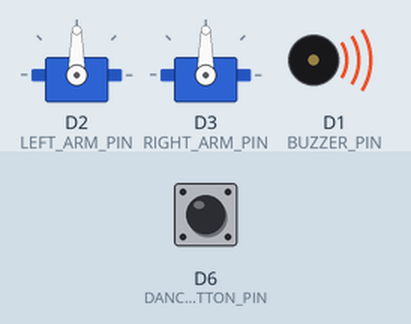
This sketch was run on a simulated ESP8266 (NodeMCU). Shown: 2 × servo, buzzer (waves = sounding). Inputs (shaded band) come from the test bench; at power-on: D6 (DANCE_BUTTON_PIN) LOW. Random numbers use the default seed unless the sketch sets one.

Above: at 1.2 s.
1.3 s: D6 (DANCE_BUTTON_PIN) pulled HIGH for 0.15 s
At 1.45 s:
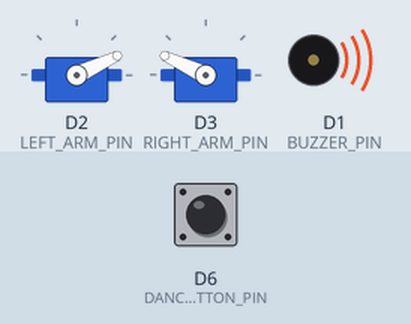
4.3 s: D6 (DANCE_BUTTON_PIN) pulled HIGH for 1 s
At 4.6 s:
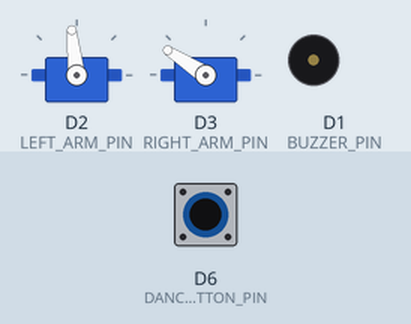
8.3 s: D6 (DANCE_BUTTON_PIN) pulled HIGH for 0.15 s
At 8.45 s:
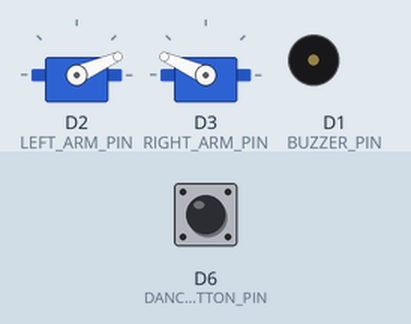
11.4 s: D6 (DANCE_BUTTON_PIN) pulsed HIGH 5 times (0.12 s each, 0.3 s apart)
At 13.1 s:
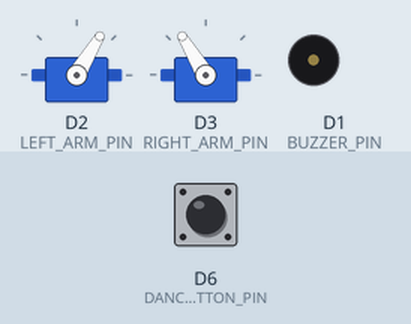
15.9 s: D6 (DANCE_BUTTON_PIN) pulled HIGH for 3.2 s
22.1 s: D6 (DANCE_BUTTON_PIN) pulled HIGH for 0.15 s
Timing chart, 0 to 29.2 s (numbered marks = the images above; inputs shaded):
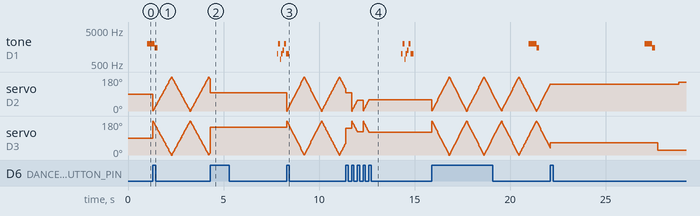

The sketch:

simple_robot.ino
```cpp
#include <Servo.h>
#include <Thread.h>

#include "sounds.h"
#include "movements.h"

Servo left_arm_servo;
Servo right_arm_servo;

// Initialize pin constants
const int BUZZER_PIN = D1;
const int LEFT_ARM_PIN = D2;
const int RIGHT_ARM_PIN = D3;
const int DANCE_BUTTON_PIN = D6;


Thread random_sound_thread = Thread();
Thread dance_thread = Thread();
Thread left_arm_movement_thread = Thread();
Thread right_arm_movement_thread = Thread();

int button_state = 0;
int last_button_state = -1;

void setup(){
  pinMode(BUZZER_PIN, OUTPUT);
  pinMode(DANCE_BUTTON_PIN, INPUT);

  left_arm_servo.attach(LEFT_ARM_PIN);
  right_arm_servo.attach(RIGHT_ARM_PIN);

  // Thread configurations
  dance_thread.enabled = false;
  dance_thread.setInterval(5);
  dance_thread.onRun(dance);

  left_arm_movement_thread.setInterval(2000);
  left_arm_movement_thread.onRun(move_left_arm_random);
  right_arm_movement_thread.setInterval(2000);
  right_arm_movement_thread.onRun(move_right_arm_random);

  random_sound_thread.setInterval(1000);
  random_sound_thread.onRun(random_sound);

}

void loop(){
  button_state = digitalRead(DANCE_BUTTON_PIN);
  if (button_state != last_button_state && button_state == HIGH) {
    if (!is_dancing) {
      dance_thread.enabled = true;
    }
    else {
      stop_dance();
    }
  }
  last_button_state = button_state;

  if(dance_thread.shouldRun()){
    dance_thread.run();
  }

  if(random_sound_thread.shouldRun()){
    random_sound_thread.run();
    if (!is_sound) {
      random_sound_thread.enabled = true;
      int interval = random(3000, 7000);
      random_sound_thread.setInterval(interval);
    }
  }

  if(!is_dancing && left_arm_movement_thread.shouldRun()){
    left_arm_movement_thread.run();
    int interval = random(3000, 7000);
    left_arm_movement_thread.setInterval(interval);
  }

  if(!is_dancing && right_arm_movement_thread.shouldRun()){
    right_arm_movement_thread.run();
    int interval = random(3000, 7000);
    right_arm_movement_thread.setInterval(interval);
  }
}
```

movements.h
```cpp
extern Servo left_arm_servo;
extern Servo right_arm_servo;

extern Thread dance_thread;


const int LEFT_ARM_DANCE_STARTING_POSITON = 0;
const int RIGHT_ARM_DANCE_STARTING_POSITON = 180;

int left_arm_position = 0;
int right_arm_position = 0;

bool is_forward_dance = true;
bool is_dancing = false;

void move_left_arm(int position) {
  left_arm_position = position;
  left_arm_servo.write(left_arm_position);
}

void move_left_arm_random() {
  int random_position = random(181);
  move_left_arm(random_position);
}

void move_right_arm(int position) {
  right_arm_position = position;
  right_arm_servo.write(right_arm_position);
}

void move_right_arm_random() {
  int random_position = random(181);
  move_right_arm(random_position);
}

void dance() {
  if (!is_dancing) {
    left_arm_position = LEFT_ARM_DANCE_STARTING_POSITON;
    right_arm_position = RIGHT_ARM_DANCE_STARTING_POSITON;
    is_dancing = true;
  }

  if (is_forward_dance) {
    move_left_arm(++left_arm_position);
    move_right_arm(--right_arm_position);
  }
  else {
    move_left_arm(--left_arm_position);
    move_right_arm(++right_arm_position);
  }

  if (left_arm_position > 180) {
    is_forward_dance = false;
  }

  if (left_arm_position < 0) {
    is_forward_dance = true;
  }
}

void stop_dance() {
  dance_thread.enabled = false;
  is_dancing = false;
}
```

sounds.h
```cpp
extern const int BUZZER_PIN;

extern Servo left_arm_servo;
extern Servo right_arm_servo;

extern Thread random_sound_thread;

int sequence_number = 0;
int chosen_sound = -1;
bool is_sound = false;

// Affirmative sound
void sound_0() {
  switch (sequence_number) {
    case 0:
      is_sound = true;
      sequence_number++;
      tone(BUZZER_PIN, 1000);
      random_sound_thread.setInterval(75);
      break;
    case 1:
      sequence_number++;
      tone(BUZZER_PIN, 2000);
      random_sound_thread.setInterval(100);
      break;
    case 2:
      sequence_number++;
      tone(BUZZER_PIN, 700);
      random_sound_thread.setInterval(40);
      break;
    case 3:
      sequence_number++;
      tone(BUZZER_PIN, 1000);
      random_sound_thread.setInterval(90);
      break;
    case 4:
      sequence_number++;
      tone(BUZZER_PIN, 1250);
      random_sound_thread.setInterval(75);
      break;
    case 5:
      sequence_number++;
      tone(BUZZER_PIN, 2000);
      random_sound_thread.setInterval(100);
      break;
    case 6:
      sequence_number++;
      tone(BUZZER_PIN, 1000);
      random_sound_thread.setInterval(150);
      break;
    case 7:
      is_sound = false;
      noTone(BUZZER_PIN);
      sequence_number = 0;
      chosen_sound = -1;
      random_sound_thread.enabled = false;
      break;
  }
}

// Happy sound
void sound_1() {
  switch (sequence_number) {
    case 0:
      is_sound = true;
      sequence_number++;
      tone(BUZZER_PIN, 2000);
      random_sound_thread.setInterval(175);
      break;
    case 1:
      sequence_number++;
      tone(BUZZER_PIN, 1000);
      random_sound_thread.setInterval(50);
      break;
    case 2:
      sequence_number++;
      tone(BUZZER_PIN, 750);
      random_sound_thread.setInterval(60);
      break;
    case 3:
      sequence_number++;
      tone(BUZZER_PIN, 800);
      random_sound_thread.setInterval(90);
      break;
    case 4:
      sequence_number++;
      tone(BUZZER_PIN, 1250);
      random_sound_thread.setInterval(75);
      break;
    case 5:
      sequence_number++;
      tone(BUZZER_PIN, 1500);
      random_sound_thread.setInterval(200);
      break;
    case 6:
      is_sound = false;
      noTone(BUZZER_PIN);
      sequence_number = 0;
      random_sound_thread.enabled = false;
      chosen_sound = -1;
      break;
  }
}

// Sad sound
void sound_2() {
  switch (sequence_number) {
    case 0:
      is_sound = true;
      sequence_number++;
      tone(BUZZER_PIN, 2000);
      random_sound_thread.setInterval(100);
      break;
    case 1:
      sequence_number++;
      tone(BUZZER_PIN, 1800);
      random_sound_thread.setInterval(60);
      break;
    case 2:
      sequence_number++;
      tone(BUZZER_PIN, 1700);
      random_sound_thread.setInterval(60);
      break;
    case 3:
      sequence_number++;
      tone(BUZZER_PIN, 1600);
      random_sound_thread.setInterval(60);
      break;
    case 4:
      sequence_number++;
      tone(BUZZER_PIN, 1500);
      random_sound_thread.setInterval(60);
      break;
    case 5:
      sequence_number++;
      tone(BUZZER_PIN, 1400);
      random_sound_thread.setInterval(60);
      break;
    case 6:
      is_sound = false;
      noTone(BUZZER_PIN);
      sequence_number = 0;
      random_sound_thread.enabled = false;
      chosen_sound = -1;
      break;
  }
}

// Attentive sound
void sound_3() {
  switch (sequence_number) {
    case 0:
      is_sound = true;
      sequence_number++;
      tone(BUZZER_PIN, 2000);
      random_sound_thread.setInterval(400);
      break;
    case 1:
      sequence_number++;
      tone(BUZZER_PIN, 1500);
      random_sound_thread.setInterval(150);
      break;
    case 2:
      is_sound = false;
      noTone(BUZZER_PIN);
      sequence_number = 0;
      random_sound_thread.enabled = false;
      chosen_sound = -1;
      break;
  }
}

void affirm_sound() {
  sound_0();
}

void happy_sound() {
  sound_1();
}

void sad_sound() {
  sound_2();
}

void attentive_sound() {
  sound_3();
}

void random_sound() {
  if (chosen_sound == -1) {
    chosen_sound = random(4);
  }

  switch (chosen_sound) {
    case 0:
      sound_0();
      break;
    case 1:
      sound_1();
      break;
    case 2:
      sound_2();
      break;
    case 3:
      sound_3();
      break;
  }
}
```
